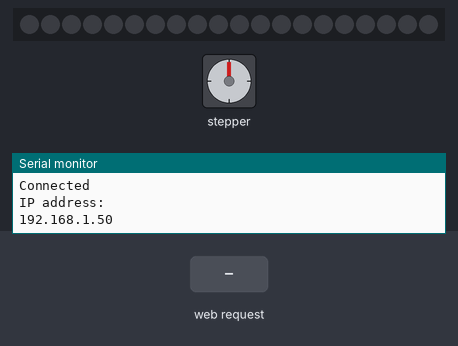
Bench run of a sketch on a simulated ESP32. On the bench: stepper motor, 20 RGB LEDs in strip order, left to right, the last lines printed to the serial monitor. Wiring (inferred from the names in the program): stepper motor (2048 steps per turn assumed): coils GPIO 4, GPIO 16, GPIO 17, GPIO 5. The test bench sets the inputs (shaded band). WiFi joins after 1.5 s; servers stay silent unless stated; random numbers use the default seed unless the sketch sets one.

Above: at 3.2 s.
3.3 s: HTTP request GET /toggleMotor received
At 3.76 s:
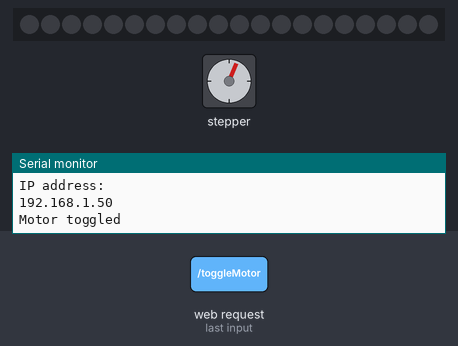
At 5.26 s:
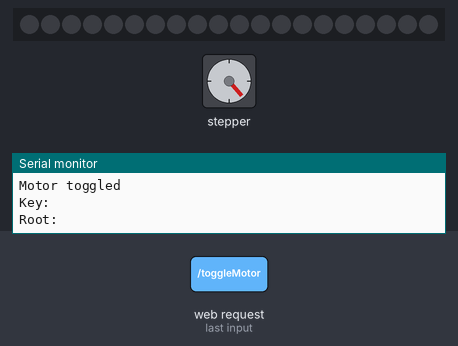
6.0 s: HTTP request GET / received
At 6.16 s:
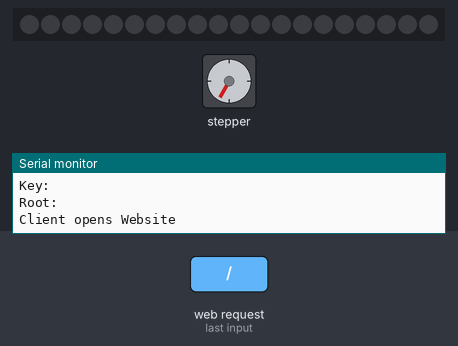
8.4 s: HTTP request GET /changeLED received
Timing chart, 0 to 19.2 s (numbered marks = the images above; inputs shaded):
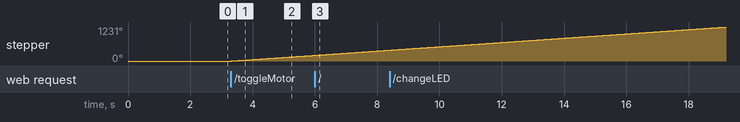

Measured:
- after the input at 3.3 s, stepper: keeps turning clockwise at about 77°/s, starting at once

The sketch:

Turbine.ino
```cpp
#include "WiFi.h"
#include <Adafruit_NeoPixel.h>
#include <WebServer.h>
#include "index.h"
#include <Arduino_JSON.h>
#include <HTTPClient.h>

#define IN1  4
#define IN2  16
#define IN3  17
#define IN4  5
#define LED_PIN 18

#define LED_COUNT 20
#define BRIGHTNESS 120

#define period  1000

HTTPClient http;
Adafruit_NeoPixel strip(LED_COUNT, LED_PIN, NEO_GRB + NEO_KHZ800);
uint32_t green = strip.Color(0, BRIGHTNESS, 0); //<= 255
uint32_t red = strip.Color(BRIGHTNESS, 0, 0);
uint32_t off = strip.Color(0, 0, 0);


const char* ssid     = "ssid";
const char* password = "password";
boolean motorStart = false;
WebServer server(80);
int ledStart = 3  ;
int Steps = 0;
int8_t nextLED = LED_COUNT - 1;
boolean Direction = false;
unsigned long last_time, last_time_led = 0;
unsigned long currentMillis ;
String seed = "SEEDC9999999999999999999999999999999999999999999999999999999999999999999999999999";
long time1;
String mamKeys[50];
String addresses[50];
String mamRoots[50];
int mamIndex = -1;
String mamState = "";


String node = "http://192.168.1.2:3000/api";
String address = "0x000000000000000000";
int iotas  = 0;
int last_balance =  0;
float power = 4.5;
unsigned long time_now = 0;
unsigned long time_now2 = 0;
boolean isSending = false;
void setup()
{
  Serial.begin(115200);
  Serial.println("Starting ESP32 - Wind Turbine...");
  pinMode(IN1, OUTPUT);
  pinMode(IN2, OUTPUT);
  pinMode(IN3, OUTPUT);
  pinMode(IN4, OUTPUT);
  strip.begin();
  strip.show();
  WiFi.begin(ssid, password);
  while (WiFi.status() != WL_CONNECTED) {
    delay(1000);
    Serial.println("Connecting to WiFi..");
  }
  Serial.println("Connected");
  digitalWrite(LED_BUILTIN, HIGH);
  Serial.println("IP address: ");
  Serial.println(WiFi.localIP());

  server.on("/", handleRoot);
  server.on("/toggleMotor", toggleMotor);
  server.on("/changeLED", handleLED);
  server.on("/charger", handleCharger);
  server.on("/getQRCodeData", handleQR);
  server.begin();
  for (int i = 0; i < 50; i++) {
    mamKeys[i] = "key" ;
    for (int j = 0; j < 6; j++) {
      char randomletter = 'A' + (random(0, 25));
      mamKeys[i] += randomletter;
    }
    mamRoots[i] = "";
  }

}
void changeLED() {
  if (millis() - last_time_led >= 100) {
    last_time_led = millis();
    switch (ledStart) {
      case 1: strip.setPixelColor(nextLED, green); break;
      case 2: strip.setPixelColor(nextLED, red); break;
      case 3: strip.setPixelColor(nextLED, off); break;
      default: strip.setPixelColor(nextLED, off); break;
    }
    nextLED -= 1;
    if (nextLED <  0) {
      nextLED = LED_COUNT - 1;
      ledStart = 0 ;
    }
    strip.show();
  }
}
void loop()
{
  server.handleClient();
  if (ledStart != 0) {
    changeLED();
  }
  if (motorStart) {
    currentMillis = micros();
    if (currentMillis - last_time >= 1000) {
      stepper(1);
      time1 = time1 + micros() - last_time;
      last_time = micros();
    }
  }
  service();
}

void stepper(int xw) {
  for (int x = 0; x < xw; x++) {
    switch (Steps) {
      case 0:
        digitalWrite(IN1, LOW);
        digitalWrite(IN2, LOW);
        digitalWrite(IN3, LOW);
        digitalWrite(IN4, HIGH);
        break;
      case 1:
        digitalWrite(IN1, LOW);
        digitalWrite(IN2, LOW);
        digitalWrite(IN3, HIGH);
        digitalWrite(IN4, HIGH);
        break;
      case 2:
        digitalWrite(IN1, LOW);
        digitalWrite(IN2, LOW);
        digitalWrite(IN3, HIGH);
        digitalWrite(IN4, LOW);
        break;
      case 3:
        digitalWrite(IN1, LOW);
        digitalWrite(IN2, HIGH);
        digitalWrite(IN3, HIGH);
        digitalWrite(IN4, LOW);
        break;
      case 4:
        digitalWrite(IN1, LOW);
        digitalWrite(IN2, HIGH);
        digitalWrite(IN3, LOW);
        digitalWrite(IN4, LOW);
        break;
      case 5:
        digitalWrite(IN1, HIGH);
        digitalWrite(IN2, HIGH);
        digitalWrite(IN3, LOW);
        digitalWrite(IN4, LOW);
        break;
      case 6:
        digitalWrite(IN1, HIGH);
        digitalWrite(IN2, LOW);
        digitalWrite(IN3, LOW);
        digitalWrite(IN4, LOW);
        break;
      case 7:
        digitalWrite(IN1, HIGH);
        digitalWrite(IN2, LOW);
        digitalWrite(IN3, LOW);
        digitalWrite(IN4, HIGH);
        break;
      default:
        digitalWrite(IN1, LOW);
        digitalWrite(IN2, LOW);
        digitalWrite(IN3, LOW);
        digitalWrite(IN4, LOW);
        break;
    }
    SetDirection();
  }
}

void SetDirection() {
  if (Direction == 1) {
    Steps++;
  }
  if (Direction == 0) {
    Steps--;
  }
  if (Steps > 7) {
    Steps = 0;
  }
  if (Steps < 0) {
    Steps = 7;
  }
}
void handleRoot() {
  String s = MAIN_page; //Read HTML contents
  Serial.println("Client opens Website");
  server.send(200, "text/html", s); //Send web page
}
void handleLED() {
  Serial.println("Change LED");
  if ( server.argName(0) == "color") {
    colorToCode(server.arg(0));
  }
  server.send(200, "text/html", server.arg(0) );

}
void handleCharger() {
  Serial.println("Change LED");
  if ( server.argName(0) == "power") {
    if (server.arg(0) == "on" && isSending == false) {
      mamIndex++;
      isSending = true;
      String getMessage = String("/getAddress?seed=") + seed + "&index=" + mamIndex;
      addresses[mamIndex] = sendGet(node + getMessage);
      Serial.print("New Address: ");
      Serial.println(addresses[mamIndex]);
      getMessage = "/mamInit?key=" + mamKeys[mamIndex];
      mamState = sendGet(node + getMessage);
      server.send(200, "text/html",addresses[mamIndex]  );
    }
    if (server.arg(0) == "off" && isSending == true) {
      isSending = false;
      server.send(200, "text/html","true"  );
    }
  }

}
void handleQR() {
  String text = "";
  Serial.println("Make QRCode");
  if ( server.argName(0) == "index") {
     Serial.print("Index: ");
     Serial.println(server.argName(0));
    int index = server.arg(0).toInt();
    text += "{";
    text += "\"root\":";
    text += String(mamRoots[index]);
    text += ",\"key\":\"";
    text += String(mamKeys[index]);
    text += "\"}";
    Serial.println(text);
  }
  server.send(200, "text/html", text );

}
void colorToCode(String color) {
  if (color == "green") {
    ledStart = 1;
    nextLED = LED_COUNT  - 1;
  }
  else if (color == "red") {
    ledStart = 2;
    nextLED = LED_COUNT  - 1;
  }
  else if (color == "off") {
    ledStart = 3;
    nextLED = LED_COUNT  - 1;
  }
}
void toggleMotor() {
  Serial.println("Motor toggled");
  motorStart = !motorStart;
  if (motorStart)
    server.send(200, "text/plane", "ON");
  else
    server.send(200, "text/plane", "OFF");
}
String sendGet(String req) {
  http.begin(req);
  Serial.print("GET: ");
  Serial.println(req);
  int httpCode = http.GET();

  if (httpCode > 0) { //Check for the returning code

    String payload = http.getString();
    Serial.println(httpCode);
    Serial.println(payload);
    return (payload);
  }

  else {
    Serial.println("Error on HTTP request");
    http.end();
    return ("Error on HTTP request");
  }

  http.end();
}
void service() {

  if (millis() > time_now2 + 5000) {
    time_now2 = millis();
    //true solange Charger STrom benötigt  --> Muss über Post gesteuert werden toggle
    //Post mamSend mamState + JSON als String Sensordata
    if ((WiFi.status() == WL_CONNECTED) && isSending) { //Check the current connection status
      http.begin(node + "/mamSend");
      http.addHeader("Content-Type", "application/json");
      String req = "{ \"mamState\": " + mamState + ", \"msg\": \"{\\\"timestamp\\\": " + millis() + ", \\\"address\\\": \\\"" + addresses[mamIndex] +"\\\", \\\"power\\\": " + (power +random(0,99) /100.0) + "}\"}";
      Serial.println(req);
      int httpCode = http.POST(req);
      Serial.println(httpCode);
      if (httpCode == 200) { //Check for the returning code
        String output;
        output = http.getString();
        JSONVar myObject = JSON.parse(output);
        Serial.println(output);
        Serial.println(mamRoots[mamIndex]);
        if (JSON.typeof(myObject) != "undefined") {
          if (myObject.hasOwnProperty("root") && mamRoots[mamIndex].equals("")) {
            Serial.println("Get root");
            mamRoots[mamIndex] = (String) JSON.stringify(myObject["root"]);
          }
          if (myObject.hasOwnProperty("mamState")) {
            mamState = JSON.stringify(myObject["mamState"]);
          }
          else {
            Serial.println("no mamState");
          }
        }
        Serial.print("MAM:  ");
        Serial.println(mamState);
        Serial.println(httpCode);
      }

      else {
        Serial.println("Error on HTTP request");
      }

      http.end(); //Free the resources
    }
    Serial.print("Key: ");
    Serial.println(mamKeys[mamIndex]);
    Serial.print("Root: ");
    Serial.println(mamRoots[mamIndex]);
  }
  /*
  if (millis() > time_now + period) {
    String req = node + "/getBalance?address=" + addresses[mamIndex];
    int b = sendGet(req).toInt();
    if (b >  last_balance) {
      iotas += b - last_balance;
      last_balance = b;

      state = true;
        toggle = true;
    }
    time_now = millis();
    if (motorStart) {
      if (iotas - abs(power) >= 0) {
        iotas -= power;
        colorToCode("green");
        state = true;
          toggle = false;
          digitalWrite(TRANSISTOR, toggle);
      }/*
          else{
            state = false;
            toggle = true;
            digitalWrite(TRANSISTOR, toggle);
          }*/
    //}
  //}
}
```

Source omitted: index.h (21508 bytes)
